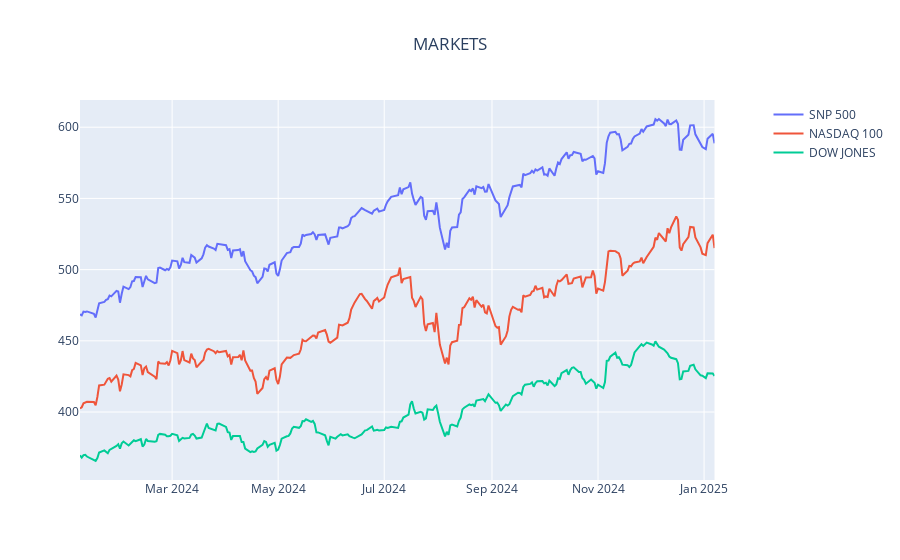

Source (notebook cell):
### Markdown cell above
### Markets

### Code cell
from yfinance_utils import list_utils, file_utils, constants
from yfinance import Ticker
from plotly.subplots import make_subplots
import plotly.express as px
import plotly.graph_objects as go
import pandas as pd
from pprint import pprint

symbols = list_utils.get_markets()
names = list_utils.markets
    
fig = make_subplots(specs=[[{"secondary_y": True}]])
fig.update_layout(title="MARKETS", title_x=0.5)

gains = {}
for symbol in symbols:
    t = Ticker(symbol)
    df1 = t.history(period="1y")
    df1.reset_index(inplace=True)
    fig.add_trace(
        go.Scatter(y=df1['Close'], x=df1['Date'], name=names[symbol]),
        secondary_y=False
    )

    temp_1 = df1['Close'].iloc[-1]
    temp_30 = df1['Close'].iloc[-30]
    gains[names[symbol]] = round(((temp_1 - temp_30) / temp_30 * 100),2)
fig.show()

print("CHANGE IN THE LAST 30 DAYS:")
for symbol in symbols:
    print(f'{symbol:4}:{gains[names[symbol]]:6}: {names[symbol]}')

### Figure 1 — Plotly figure (JSON) as saved in the notebook; plotly's stock layout.template omitted (floating-point values rounded to 4 significant figures; data arrays with more than 128 entries replaced by an {"elided": "..."} marker saying what was removed)
{"data": [{"name": "SNP 500", "type": "scatter", "x": {"elided": "252 str values"}, "xaxis": "x", "y": {"elided": "252 float values"}, "yaxis": "y"}, {"name": "NASDAQ 100", "type": "scatter", "x": {"elided": "252 str values"}, "xaxis": "x", "y": {"elided": "252 float values"}, "yaxis": "y"}, {"name": "DOW JONES", "type": "scatter", "x": {"elided": "252 str values"}, "xaxis": "x", "y": {"elided": "252 float values"}, "yaxis": "y"}], "layout": {"title": {"text": "MARKETS", "x": 0.5}, "xaxis": {"anchor": "y", "domain": [0, 0.94]}, "yaxis": {"anchor": "x", "domain": [0, 1]}, "yaxis2": {"anchor": "x", "overlaying": "y", "side": "right"}}}
